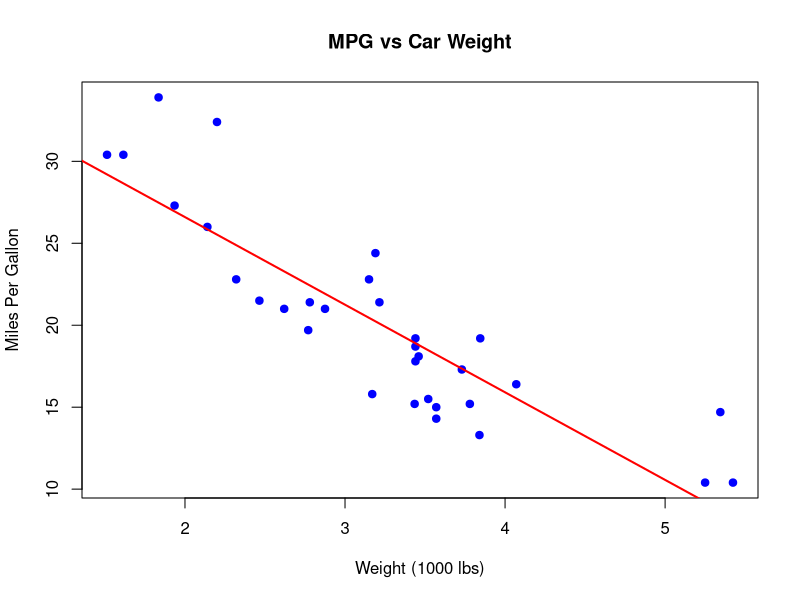

Generate this figure with R:
# Load dataset
data(mtcars)

# View first few rows
head(mtcars)

# Summary statistics
summary(mtcars)

# Correlation between variables
cor(mtcars$mpg, mtcars$wt)

# Scatter plot (miles per gallon vs weight)
plot(mtcars$wt, mtcars$mpg,
     main = "MPG vs Car Weight",
     xlab = "Weight (1000 lbs)",
     ylab = "Miles Per Gallon",
     pch = 19,
     col = "blue")

# Add a regression line
model <- lm(mpg ~ wt, data = mtcars)
abline(model, col = "red", lwd = 2)

# Print model summary
summary(model)

# Predict MPG for new car weights
new_weights <- data.frame(wt = c(2.5, 3.0, 3.5))
predictions <- predict(model, new_weights)
print(predictions)
